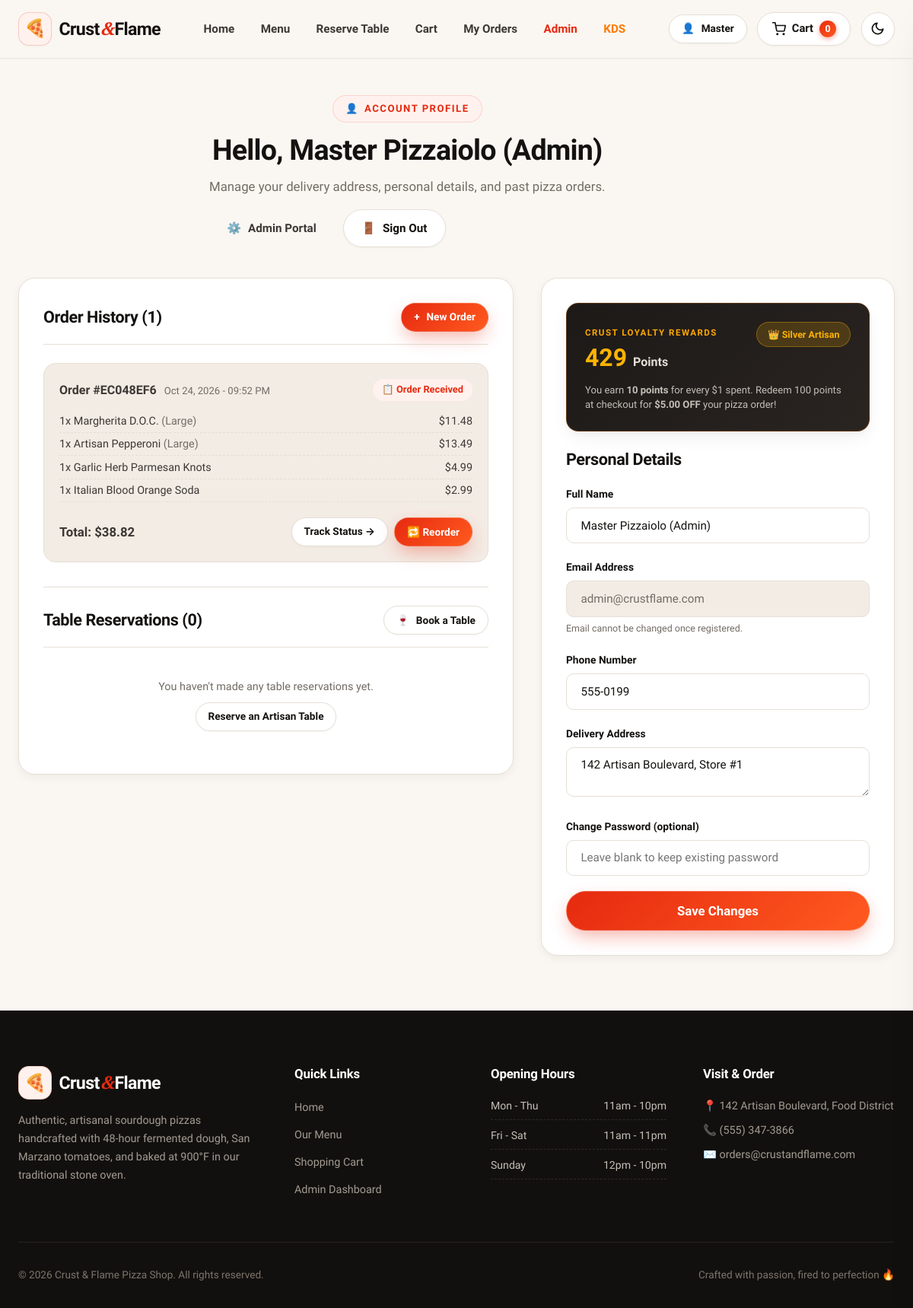
The page /profile (signed in) on the database as committed earlier.
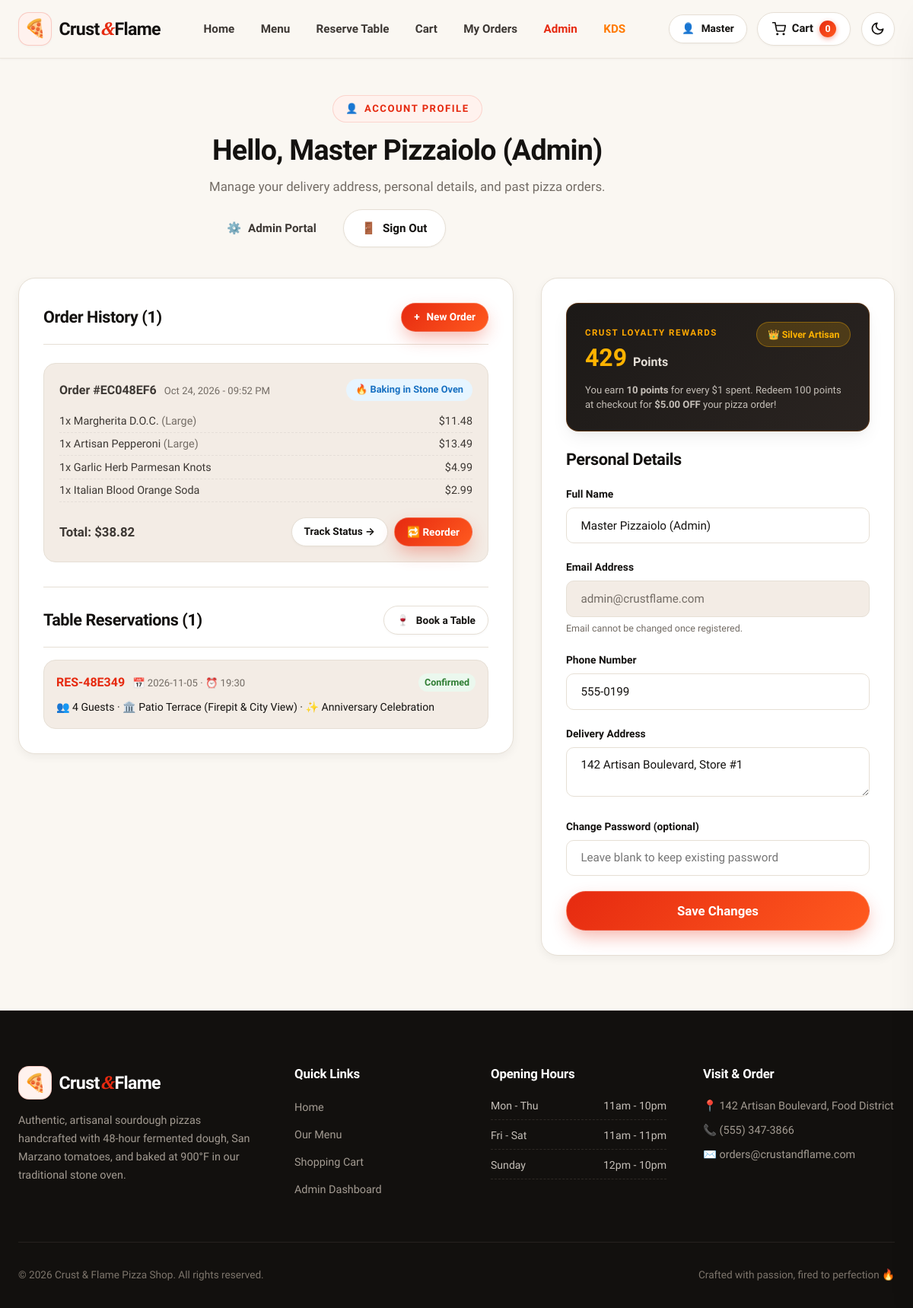
The same page on the database as committed later.
### app/models/order.py (models this page shows, shortened)
class Order(Base):
    __tablename__ = "orders"
    id = Column(Integer, primary_key=True, index=True)
    order_number = Column(String(36), unique=True, index=True, default=lambda: str(uuid.uuid4())[:8].upper())
    user_id = Column(Integer, ForeignKey("users.id", ondelete="SET NULL"), nullable=True)
    customer_name = Column(String(100), nullable=False)
    customer_email = Column(String(100), nullable=False)
    customer_phone = Column(String(30), nullable=True)
    address = Column(Text, nullable=False)
    delivery_notes = Column(Text, nullable=True)
    subtotal = Column(Float, default=0.0)
    tax = Column(Float, default=0.0)
    delivery_fee = Column(Float, default=0.0)
    discount = Column(Float, default=0.0)
    tip_amount = Column(Float, default=0.0)
    total = Column(Float, default=0.0)
    coupon_code = Column(String(50), nullable=True)
    points_earned = Column(Integer, default=0)
    points_redeemed = Column(Integer, default=0)
    order_type = Column(String(20), default="delivery")  # 'delivery' or 'pickup'
    scheduled_time = Column(String(50), nullable=True)  # 'ASAP' or 'Today at 7:30 PM'
    driver_name = Column(String(50), default="Marco Rossi")
    driver_phone = Column(String(30), default="+1 (555) 234-8901")
    driver_vehicle = Column(String(50), default="Red Piaggio Vespa (FL-902)")
    payment_method = Column(String(30), default="cod")  # 'cod', 'card', 'online'
    payment_status = Column(String(30), default="pending")  # 'pending', 'paid', 'refunded'
    status = Column(String(50), default="Received")  # 'Received', 'Preparing', 'Out for Delivery', 'Delivered', 'Cancelled'
    created_at = Column(DateTime, default=datetime.utcnow)
    updated_at = Column(DateTime, default=datetime.utcnow, onupdate=datetime.utcnow)
    user = relationship("User", back_populates="orders")
    items = relationship("OrderItem", back_populates="order", cascade="all, delete-orphan")

class OrderItem(Base):
    __tablename__ = "order_items"
    id = Column(Integer, primary_key=True, index=True)
    order_id = Column(Integer, ForeignKey("orders.id", ondelete="CASCADE"), nullable=False)
    menu_item_id = Column(Integer, ForeignKey("menu_items.id"), nullable=True)
    pizza_id = Column(Integer, nullable=True)  # legacy column support
    crust_id = Column(Integer, ForeignKey("crusts.id"), nullable=True)
    size = Column(String(20), default="Regular")  # Small, Medium, Large, Regular
    quantity = Column(Integer, default=1)
    price = Column(Float, nullable=False, default=0.0)  # legacy column & price
    unit_price = Column(Float, nullable=True, default=0.0)
    line_total = Column(Float, default=0.0)
    special_instructions = Column(String(200), nullable=True)
    split_mode = Column(String(20), default="whole")  # 'whole' or 'half_half'
    sauce = Column(String(50), default="San Marzano Tomato")
    cheese_style = Column(String(50), default="Fior di Latte")
    half_left_details = Column(Text, nullable=True)
    half_right_details = Column(Text, nullable=True)
    order = relationship("Order", back_populates="items")
    menu_item = relationship("MenuItem", foreign_keys=[menu_item_id], back_populates="order_items")
    crust = relationship("Crust")
    toppings = relationship("OrderItemTopping", back_populates="order_item", cascade="all, delete-orphan")

### app/models/menu.py (models this page shows, shortened)
class MenuItem(Base):
    __tablename__ = "menu_items"
    id = Column(Integer, primary_key=True, index=True)
    name = Column(String(100), unique=True, nullable=False)
    slug = Column(String(100), unique=True, index=True, nullable=False)
    description = Column(Text, default="")
    base_price = Column(Float, nullable=False)
    category_id = Column(Integer, ForeignKey("categories.id"), nullable=False)
    image_filename = Column(String(255), default="default_pizza.jpeg")
    is_vegetarian = Column(Boolean, default=False)
    is_spicy = Column(Boolean, default=False)
    is_featured = Column(Boolean, default=False)
    is_available = Column(Boolean, default=True)
    created_at = Column(DateTime, default=datetime.utcnow)
    category = relationship("Category", back_populates="items")
    order_items = relationship("OrderItem", back_populates="menu_item")
    reviews = relationship("Review", back_populates="menu_item", cascade="all, delete-orphan")

### app/models/reservation.py (models this page shows)
class Reservation(Base):
    __tablename__ = "reservations"
    id = Column(Integer, primary_key=True, index=True)
    reservation_code = Column(
        String(20),
        unique=True,
        index=True,
        default=lambda: f"RES-{uuid.uuid4().hex[:6].upper()}"
    )
    user_id = Column(Integer, ForeignKey("users.id", ondelete="SET NULL"), nullable=True)
    customer_name = Column(String(100), nullable=False)
    customer_email = Column(String(100), nullable=False)
    customer_phone = Column(String(30), nullable=False)
    reservation_date = Column(String(20), nullable=False)  # YYYY-MM-DD
    reservation_time = Column(String(20), nullable=False)  # HH:MM
    party_size = Column(Integer, default=2, nullable=False)
    seating_area = Column(String(50), default="Main Dining Room", nullable=False)
    occasion = Column(String(50), default="Casual Dining", nullable=True)
    special_requests = Column(Text, nullable=True)
    status = Column(String(30), default="Confirmed", nullable=False)  # Confirmed, Seated, Completed, Cancelled
    created_at = Column(DateTime, default=datetime.utcnow)
    user = relationship("User", back_populates="reservations")

### app/routers/auth.py (the view)
@router.get("/profile", response_class=HTMLResponse)
def user_profile(
    request: Request,
    current_user: User = Depends(get_current_user),
    db: Session = Depends(get_db)
):
    orders = current_user.orders
    orders_sorted = sorted(orders, key=lambda x: x.created_at, reverse=True)
    reservations = current_user.reservations or []
    reservations_sorted = sorted(reservations, key=lambda x: (x.reservation_date, x.reservation_time), reverse=True)
    return templates.TemplateResponse(
        "auth/profile.html",
        {
            "request": request,
            "user": current_user,
            "orders": orders_sorted,
            "reservations": reservations_sorted
        }
    )

### app/templates/auth/profile.html (shortened to what the changed rows need)
{% extends "base.html" %}
{% block content %}
<div class="cart-page-header">
  <div style="display: flex; justify-content: space-between; align-items: center; flex-wrap: wrap; gap: 1rem;">
    <div>
      <h1 class="section-title">Hello, {{ user.full_name }}</h1>
    </div>
  </div>
</div>
<div class="cart-layout">
  <div class="cart-card">
    <div class="cart-card-header">
      <h2>Order History ({{ orders|length }})</h2>
    </div>
    {% if orders %}
      <div style="display: flex; flex-direction: column; gap: 1.25rem;">
        {% for ord in orders %}
          <div style="border: 1px solid var(--border-color); border-radius: var(--radius-md); padding: 1.25rem; background: var(--bg-subtle);">
            <div style="display: flex; justify-content: space-between; align-items: center; flex-wrap: wrap; gap: 0.5rem; margin-bottom: 0.75rem;">
              <div>
                <strong>Order #{{ ord.order_number or ord.id }}</strong>
                <span style="font-size: 0.82rem; color: var(--text-muted); margin-left: 6px;">
                  {{ ord.created_at.strftime('%b %d, %Y - %I:%M %p') }}
                </span>
              </div>
              {% set st = ord.status %}
              {% if st == 'Delivered' %}
                <span style="background: var(--secondary-soft); color: var(--secondary); font-weight: 700; font-size: 0.8rem; padding: 0.25rem 0.75rem; border-radius: var(--radius-full);">
                  ✓ Delivered
                </span>
              {% elif st == 'Out for Delivery' %}
                <span style="background: #FFF4E6; color: #D9480F; font-weight: 700; font-size: 0.8rem; padding: 0.25rem 0.75rem; border-radius: var(--radius-full);">
                  🛵 Out for Delivery
                </span>
              {% elif st == 'Preparing' %}
                <span style="background: #E7F5FF; color: #1971C2; font-weight: 700; font-size: 0.8rem; padding: 0.25rem 0.75rem; border-radius: var(--radius-full);">
                  🔥 Baking in Stone Oven
                </span>
              {% else %}
                <span style="background: var(--primary-soft); color: var(--primary); font-weight: 700; font-size: 0.8rem; padding: 0.25rem 0.75rem; border-radius: var(--radius-full);">
                  📋 Order Received
                </span>
              {% endif %}
            </div>
            <ul style="list-style: none; margin: 0.75rem 0; font-size: 0.9rem;">
              {% for it in ord.items %}
                <li style="display: flex; justify-content: space-between; padding: 0.2rem 0; border-bottom: 1px dashed rgba(0,0,0,0.06);">
                  <span>
                    {{ it.quantity }}x {{ it.menu_item.name if it.menu_item else 'Pizza Item' }}
                    {% if it.size and it.size != 'Regular' %}<span style="color: var(--text-muted);">({{ it.size }})</span>{% endif %}
                  </span>
                  <span>${{ '%.2f'|format(it.line_total if it.line_total else it.unit_price * it.quantity) }}</span>
                </li>
              {% endfor %}
            </ul>
            <div style="display: flex; justify-content: space-between; align-items: center; margin-top: 0.75rem; padding-top: 0.5rem;">
              <span style="font-size: 1.05rem; font-weight: 800;">
                Total: ${{ '%.2f'|format(ord.total) }}
              </span>
              <div style="display: flex; gap: 0.5rem;">
                <a href="/orders/{{ ord.id }}" class="btn btn-sm btn-secondary">
                  Track Status &rarr;
                </a>
                <button
                  type="button"
                  class="btn btn-sm btn-primary"
                  onclick="reorderItems({{ ord.id }})"
                >
                  🔁 Reorder
                </button>
              </div>
            </div>
          </div>
        {% endfor %}
      </div>
    {% endif %}
    <div style="margin-top: 2rem; padding-top: 1.5rem; border-top: 1px solid var(--border-color);">
      <div class="cart-card-header" style="margin-bottom: 1rem;">
        <h2>Table Reservations ({{ reservations|length }})</h2>
        <a href="/reserve" class="btn btn-sm btn-secondary">
          <span>🍷</span> Book a Table
        </a>
      </div>
      {% if reservations %}
        <div style="display: flex; flex-direction: column; gap: 1rem;">
          {% for res in reservations %}
            <div style="border: 1px solid var(--border-color); border-radius: var(--radius-md); padding: 1rem; background: var(--bg-subtle);">
              <div style="display: flex; justify-content: space-between; align-items: center; flex-wrap: wrap; gap: 0.5rem; margin-bottom: 0.5rem;">
                <div>
                  <strong style="color: var(--primary);">{{ res.reservation_code }}</strong>
                  <span style="font-size: 0.82rem; color: var(--text-muted); margin-left: 6px;">
                    📅 {{ res.reservation_date }} &middot; ⏰ {{ res.reservation_time }}
                  </span>
                </div>
                <span style="background: var(--secondary-soft); color: var(--secondary); font-weight: 700; font-size: 0.78rem; padding: 2px 8px; border-radius: var(--radius-full);">
                  {{ res.status }}
                </span>
              </div>
              <div style="font-size: 0.88rem; color: var(--text-main);">
                👥 {{ res.party_size }} Guests &middot; 🏛️ {{ res.seating_area }}
                {% if res.occasion %}&middot; ✨ {{ res.occasion }}{% endif %}
              </div>
            </div>
          {% endfor %}
        </div>
      {% else %}
        <div style="text-align: center; padding: 1.5rem 1rem; color: var(--text-muted); font-size: 0.9rem;">
          <p style="margin: 0 0 0.5rem;">You haven't made any table reservations yet.</p>
          <a href="/reserve" class="btn btn-sm btn-secondary">Reserve an Artisan Table</a>
        </div>
      {% endif %}
    </div>
  </div>
  <div class="checkout-card">
    <h2 style="font-size: 1.35rem; margin-bottom: 1.25rem;">Personal Details</h2>
  </div>
</div>
{% endblock %}

Rows that differ between the two databases and show on the page:
changed Order "EC048EF6": status "📋 Order Received" → "🔥 Baking in Stone Oven"
added Reservation: reservation_code "RES-48E349", reservation_date "2026-11-05", reservation_time "19:30", status "Confirmed", party_size "4", seating_area "Patio Terrace (Firepit & City View)", occasion "Anniversary Celebration"
Other text that changed with them:
{{ reservations|length }}: "0" → "1"
text no longer shown: "You haven't made any table reservations yet. Reserve an Artisan Table"
